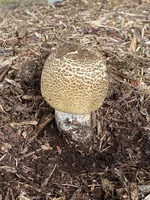
#> input picture species/agaaug/thumb.webp, 150 x 200 px, found by its file name; its folder holds 3 pictures in this run
$ python artifact_detector.py   (older library calls are emulated)
#> lines starting #> are read from the running program, lines starting #| are printed output that depends on the picture
### scripts/image_quality_scorer.py
#!/usr/bin/env python3
"""
Image Quality Scorer for Mushroom CDN Images

This script analyzes images using multiple quality metrics:
1. Blur detection (Laplacian variance)
2. Brightness/contrast analysis
3. Color distribution analysis
4. Overall quality score (normalized 0-100, higher is better)

Usage:
    python3 scripts/image_quality_scorer.py
"""

import cv2
import numpy as np
import json
from pathlib import Path
from typing import Dict, List, Tuple
import sys


class ImageQualityScorer:
    """Analyzes image quality using OpenCV-based metrics."""

    def __init__(self):
        # Thresholds for quality assessment
        self.BLUR_THRESHOLD = 100  # Laplacian variance threshold
        self.MIN_BRIGHTNESS = 40
        self.MAX_BRIGHTNESS = 215
        self.MIN_CONTRAST = 30

    def calculate_blur_score(self, image: np.ndarray) -> Tuple[float, str]:
        """
        Calculate sharpness using Laplacian variance.
        Higher values = sharper image.

        Returns:
            (score, rating) where score is the variance and rating is a string
        """
        gray = cv2.cvtColor(image, cv2.COLOR_BGR2GRAY)
        laplacian_var = cv2.Laplacian(gray, cv2.CV_64F).var()

        if laplacian_var > 500:
            rating = "excellent"
        elif laplacian_var > 200:
            rating = "good"
        elif laplacian_var > self.BLUR_THRESHOLD:
            rating = "fair"
        else:
            rating = "poor"

        return laplacian_var, rating

    def calculate_brightness_contrast(self, image: np.ndarray) -> Dict:
        """
        Analyze brightness and contrast.

        Returns:
            Dict with mean_brightness, contrast, and ratings
        """
        gray = cv2.cvtColor(image, cv2.COLOR_BGR2GRAY)

        mean_brightness = np.mean(gray)
        contrast = np.std(gray)

        # Brightness rating
        if self.MIN_BRIGHTNESS <= mean_brightness <= self.MAX_BRIGHTNESS:
            brightness_rating = "good"
        elif mean_brightness < self.MIN_BRIGHTNESS:
            brightness_rating = "too_dark"
        else:
            brightness_rating = "too_bright"

        # Contrast rating
        if contrast > 50:
            contrast_rating = "excellent"
        elif contrast > self.MIN_CONTRAST:
            contrast_rating = "good"
        else:
            contrast_rating = "poor"

        return {
            "mean_brightness": float(mean_brightness),
            "brightness_rating": brightness_rating,
            "contrast": float(contrast),
            "contrast_rating": contrast_rating
        }

    def calculate_color_distribution(self, image: np.ndarray) -> Dict:
        """
        Analyze color distribution to detect artificial elements.
        Plastic bags, rulers, etc. often have unnatural color distributions.

        Returns:
            Dict with color_variance and rating
        """
        # Calculate color variance in each channel
        b, g, r = cv2.split(image)

        color_variance = np.mean([
            np.var(b),
            np.var(g),
            np.var(r)
        ])

        # Higher variance typically indicates more natural, diverse colors
        if color_variance > 2000:
            rating = "excellent"
        elif color_variance > 1000:
            rating = "good"
        elif color_variance > 500:
            rating = "fair"
        else:
            rating = "poor"

        return {
            "color_variance": float(color_variance),
            "rating": rating
        }

    def detect_white_regions(self, image: np.ndarray) -> Dict:
        """
        Detect large white regions (potential plastic bags, paper, etc.).

        Returns:
            Dict with white_pixel_ratio and rating
        """
        gray = cv2.cvtColor(image, cv2.COLOR_BGR2GRAY)

        # Threshold for white pixels (values > 220)
        _, white_mask = cv2.threshold(gray, 220, 255, cv2.THRESH_BINARY)
        white_pixel_ratio = np.sum(white_mask > 0) / white_mask.size

        if white_pixel_ratio < 0.1:
            rating = "good"
        elif white_pixel_ratio < 0.25:
            rating = "fair"
        else:
            rating = "poor"  # Likely has plastic bag or white background

        return {
            "white_pixel_ratio": float(white_pixel_ratio),
            "rating": rating
        }

    def calculate_overall_score(self, metrics: Dict) -> int:
        """
        Calculate overall quality score (0-100, higher is better).

        Weights:
        - Blur: 35%
        - Brightness/Contrast: 25%
        - Color Distribution: 25%
        - White Region Detection: 15%
        """
        # Blur score (normalize to 0-100)
        blur_score = min(100, (metrics["blur"]["score"] / 1000) * 100)
        blur_weight = 0.35

        # Brightness score
        brightness = metrics["brightness"]["mean_brightness"]
        if self.MIN_BRIGHTNESS <= brightness <= self.MAX_BRIGHTNESS:
            brightness_score = 100
        else:
            # Penalize images too dark or too bright
            if brightness < self.MIN_BRIGHTNESS:
                brightness_score = max(0, (brightness / self.MIN_BRIGHTNESS) * 100)
            else:
                brightness_score = max(0, 100 - ((brightness - self.MAX_BRIGHTNESS) / 40 * 100))

        # Contrast score (normalize to 0-100)
        contrast_score = min(100, (metrics["brightness"]["contrast"] / 70) * 100)

        # Combined brightness/contrast score
        light_score = (brightness_score * 0.5 + contrast_score * 0.5)
        light_weight = 0.25

        # Color distribution score (normalize to 0-100)
        color_score = min(100, (metrics["color"]["color_variance"] / 3000) * 100)
        color_weight = 0.25

        # White region score (inverse - more white = lower score)
        white_score = max(0, 100 - (metrics["white_regions"]["white_pixel_ratio"] * 200))
        white_weight = 0.15

        # Calculate weighted average
        overall = (
            blur_score * blur_weight +
            light_score * light_weight +
            color_score * color_weight +
            white_score * white_weight
        )

        return int(round(overall))

    def analyze_image(self, image_path: Path) -> Dict:
        """
        Perform complete image quality analysis.

        Returns:
            Dict with all metrics and overall score
        """
        try:
            # Read image
            image = cv2.imread(str(image_path))
            if image is None:
                return {"error": "Failed to load image"}

            # Calculate all metrics
            blur_score, blur_rating = self.calculate_blur_score(image)
            brightness_metrics = self.calculate_brightness_contrast(image)
            color_metrics = self.calculate_color_distribution(image)
            white_region_metrics = self.detect_white_regions(image)

            metrics = {
                "blur": {
                    "score": blur_score,
                    "rating": blur_rating
                },
                "brightness": brightness_metrics,
                "color": color_metrics,
                "white_regions": white_region_metrics
            }

            # Calculate overall score
            overall_score = self.calculate_overall_score(metrics)

            return {
                "file_path": str(image_path),
                "metrics": metrics,
                "overall_score": overall_score,
                "dimensions": {
                    "width": image.shape[1],
                    "height": image.shape[0]
                }
            }

        except Exception as e:
            return {
                "file_path": str(image_path),
                "error": str(e)
            }


# [109 lines left out: functions analyze_species_images, main, not called in this run]


# [2 lines that do not run on import are left out]

### scripts/artifact_detector.py
#!/usr/bin/env python3
"""
Artifact Detector

Detects images with plastic bags, rulers, hands, paper, and other non-mushroom artifacts.
Uses multiple detection methods to identify problematic images.

Usage:
    python3 scripts/artifact_detector.py [--replace]
"""

import argparse
import cv2
import numpy as np
from pathlib import Path
from typing import Dict, List
import json

from image_quality_scorer import ImageQualityScorer


class ArtifactDetector:
    """Detects artifacts in mushroom images."""

    def __init__(self):
        self.scorer = ImageQualityScorer()
        self.species_base = Path("species")

    def detect_artifacts(self, image_path: Path) -> Dict:
        """
        Detect various artifacts in an image.

        Returns dict with artifact scores and flags.
        """
        try:
            image = cv2.imread(str(image_path))
            if image is None:
                return {"error": "Failed to load image"}

            gray = cv2.cvtColor(image, cv2.COLOR_BGR2GRAY)

            # 1. White region detection (plastic bags, paper)
            _, white_mask = cv2.threshold(gray, 220, 255, cv2.THRESH_BINARY)
            white_ratio = np.sum(white_mask > 0) / white_mask.size

            # 2. Extremely bright regions (overexposed, flash on plastic)
            _, extreme_white = cv2.threshold(gray, 240, 255, cv2.THRESH_BINARY)
            extreme_white_ratio = np.sum(extreme_white > 0) / extreme_white.size

            # 3. Check for low color saturation (washed out, in bags)
            hsv = cv2.cvtColor(image, cv2.COLOR_BGR2HSV)
            saturation = hsv[:, :, 1]
            low_sat_ratio = np.sum(saturation < 30) / saturation.size

            # 4. Check for rectangular edges (rulers, paper, clipboards)
            edges = cv2.Canny(gray, 50, 150)
            # Use Hough line detection
            lines = cv2.HoughLinesP(edges, 1, np.pi/180, threshold=50, minLineLength=50, maxLineGap=10)
            has_many_lines = lines is not None and len(lines) > 20

            # 5. Check for very uniform regions (solid backgrounds)
            # Calculate local standard deviation
            kernel_size = 15
            mean = cv2.blur(gray.astype(float), (kernel_size, kernel_size))
            sqr_mean = cv2.blur((gray.astype(float))**2, (kernel_size, kernel_size))
            variance = sqr_mean - mean**2
            std_dev = np.sqrt(np.abs(variance))
            uniform_ratio = np.sum(std_dev < 10) / std_dev.size

            # 6. Color distribution (bags often have limited colors)
            color_variance = np.mean([
                np.var(image[:, :, 0]),
                np.var(image[:, :, 1]),
                np.var(image[:, :, 2])
            ])

            # Calculate artifact score (0-100, higher = more artifacts)
            artifact_score = 0
            flags = []

            if white_ratio > 0.25:
                artifact_score += 30
                flags.append(f"HIGH white regions ({white_ratio:.1%})")
            elif white_ratio > 0.15:
                artifact_score += 15
                flags.append(f"MODERATE white regions ({white_ratio:.1%})")

            if extreme_white_ratio > 0.1:
                artifact_score += 20
                flags.append(f"Extreme brightness ({extreme_white_ratio:.1%})")

            if low_sat_ratio > 0.4:
                artifact_score += 20
                flags.append(f"Low saturation ({low_sat_ratio:.1%})")

            if has_many_lines:
                artifact_score += 15
                flags.append(f"Many straight lines (ruler/paper?)")

            if uniform_ratio > 0.5:
                artifact_score += 10
                flags.append(f"Uniform background ({uniform_ratio:.1%})")

            if color_variance < 500:
                artifact_score += 10
                flags.append(f"Limited colors ({color_variance:.0f})")

            return {
                "artifact_score": min(artifact_score, 100),
                "flags": flags,
                "metrics": {
                    "white_ratio": white_ratio,
                    "extreme_white_ratio": extreme_white_ratio,
                    "low_saturation_ratio": low_sat_ratio,
                    "has_many_lines": has_many_lines,
                    "uniform_ratio": uniform_ratio,
                    "color_variance": color_variance
                }
            }

        except Exception as e:
            return {"error": str(e)}

    def scan_all_images(self, min_artifact_score: int = 30) -> List[Dict]:
        """Scan all images and find those with artifacts."""
        print("=" * 70)
        print("ARTIFACT DETECTOR")
        print("=" * 70)
        print()

        problematic = []
        total_scanned = 0

        for species_dir in sorted(self.species_base.iterdir()):
            if not species_dir.is_dir():
                continue

            species_id = species_dir.name

            # Check all images
            for img_name in ["thumb.webp", "image_0.webp", "image_1.webp"]:
                img_path = species_dir / img_name
                if not img_path.exists():
                    continue

                total_scanned += 1

                # Run both quality scorer and artifact detector
                quality_result = self.scorer.analyze_image(img_path)
                artifact_result = self.detect_artifacts(img_path)

                if "error" in artifact_result:
                    continue

                artifact_score = artifact_result["artifact_score"]
                quality_score = quality_result.get("overall_score", 100)

                # Flag if high artifacts OR (moderate artifacts AND low quality)
                is_problematic = (
                    artifact_score >= min_artifact_score or
                    (artifact_score >= 20 and quality_score < 70)
                )

                if is_problematic:
                    # Load metadata for scientific name
                    try:
                        with open(species_dir / "metadata.json") as f:
                            metadata = json.load(f)
                            sci_name = metadata['scientific_name']
                    except:
                        sci_name = "Unknown"

                    problematic.append({
                        "species_id": species_id,
                        "scientific_name": sci_name,
                        "image_type": img_name.replace(".webp", ""),
                        "artifact_score": artifact_score,
                        "quality_score": quality_score,
                        "flags": artifact_result["flags"],
                        "path": str(img_path)
                    })

        print(f"Scanned {total_scanned} images")
        print(f"Found {len(problematic)} images with artifacts (score >= {min_artifact_score})\n")

        return sorted(problematic, key=lambda x: x["artifact_score"], reverse=True)

    def generate_report(self, problematic: List[Dict]):
        """Generate a detailed report of problematic images."""
        if not problematic:
            print("✓ No problematic images found!")
            return

        print("=" * 70)
        print(f"PROBLEMATIC IMAGES ({len(problematic)} found)")
        print("=" * 70)
        print()

        # Group by severity
        severe = [p for p in problematic if p["artifact_score"] >= 50]
        moderate = [p for p in problematic if 30 <= p["artifact_score"] < 50]
        mild = [p for p in problematic if p["artifact_score"] < 30]

        if severe:
            print(f"🔴 SEVERE ({len(severe)} images) - Likely plastic bags/paper:")
            print("-" * 70)
            for p in severe[:10]:
                print(f"\n{p['species_id']}/{p['image_type']}")
                print(f"  Scientific name: {p['scientific_name']}")
                print(f"  Artifact score: {p['artifact_score']}")
                print(f"  Quality score: {p['quality_score']}")
                print(f"  Flags: {', '.join(p['flags'])}")
            if len(severe) > 10:
                print(f"\n  ... and {len(severe) - 10} more severe cases")

        if moderate:
            print(f"\n🟡 MODERATE ({len(moderate)} images) - May have artifacts:")
            print("-" * 70)
            for p in moderate[:5]:
                print(f"  • {p['species_id']}/{p['image_type']} - Score: {p['artifact_score']}, Quality: {p['quality_score']}")
            if len(moderate) > 5:
                print(f"  ... and {len(moderate) - 5} more moderate cases")

        if mild:
            print(f"\n🟢 MILD ({len(mild)} images) - Minor issues:")
            print(f"  {len(mild)} images with minor artifact indicators")

        # Group by species
        by_species = {}
        for p in problematic:
            sid = p['species_id']
            if sid not in by_species:
                by_species[sid] = []
            by_species[sid].append(p)

        multi_image_species = {k: v for k, v in by_species.items() if len(v) >= 2}

        if multi_image_species:
            print(f"\n" + "=" * 70)
            print(f"SPECIES WITH MULTIPLE PROBLEMATIC IMAGES ({len(multi_image_species)})")
            print("=" * 70)
            for species_id, images in sorted(multi_image_species.items(),
                                            key=lambda x: len(x[1]), reverse=True):
                print(f"\n{species_id} ({images[0]['scientific_name']}):")
                for img in images:
                    print(f"  • {img['image_type']}: artifact={img['artifact_score']}, quality={img['quality_score']}")

        # Save detailed report
        report_file = Path("scripts/artifact_report.json")
        with open(report_file, 'w') as f:
            json.dump(problematic, f, indent=2)

        print(f"\n{'=' * 70}")
        print(f"📄 Detailed report saved to: {report_file}")
        print("=" * 70)


def main():
    parser = argparse.ArgumentParser(description="Detect images with artifacts")
    parser.add_argument("--min-score", type=int, default=30,
                       help="Minimum artifact score to flag (default: 30)")
    parser.add_argument("--replace", action="store_true",
                       help="Replace problematic images (not implemented yet)")

    args = parser.parse_args()

    detector = ArtifactDetector()
    problematic = detector.scan_all_images(min_artifact_score=args.min_score)
#> in analyze_image, image is the input picture: shape (200, 150, 3); mean B, G, R 93.3, 108.9, 127.2
#> in calculate_blur_score, `laplacian_var = cv2.Laplacian(gray, cv2.CV_64F).var()`: laplacian_var = 7409.5
#> in analyze_image, `blur_score, blur_rating = self.calculate_blur_score(image)`: blur_rating = 'excellent'
#> in calculate_brightness_contrast, `mean_brightness = np.mean(gray)`: mean_brightness = 112.6
#> in calculate_brightness_contrast, `contrast = np.std(gray)`: contrast = 54.24
#> in analyze_image, `brightness_metrics = self.calculate_brightness_contrast(image)`: brightness_metrics = {'mean_brightness': 112.6, 'brightness_rating': 'good', 'contrast': 54.24, 'contrast_rating': 'excellent'}
#> in calculate_color_distribution, `b, g, r = cv2.split(image)`:
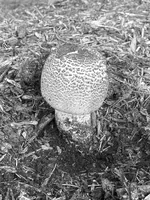
#> r: shape (200, 150); min 0, max 255, mean 127.2
#> in calculate_color_distribution, `color_variance = np.mean([ np.var(b), np.var(g), np.var(r) ])`: color_variance = 2833.4
#> in analyze_image, `color_metrics = self.calculate_color_distribution(image)`: color_metrics = {'color_variance': 2833.4, 'rating': 'excellent'}
#> in detect_white_regions, `_, white_mask = cv2.threshold(gray, 220, 255, cv2.THRESH_BINARY)`:
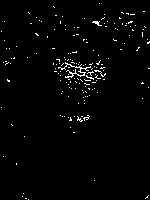
#> white_mask: shape (200, 150); 1.8% white in thin lines or dots
#> in detect_white_regions, `white_pixel_ratio = np.sum(white_mask > 0) / white_mask.size`: white_pixel_ratio = 0.0182
#> in analyze_image, `white_region_metrics = self.detect_white_regions(image)`: white_region_metrics = {'white_pixel_ratio': 0.0182, 'rating': 'good'}
#> in calculate_overall_score, `blur_score = min(100, (metrics["blur"]["score"] / 1000) * 100)`: blur_score = 100
#> in calculate_overall_score, `brightness = metrics["brightness"]["mean_brightness"]`: brightness = 112.6
#> in calculate_overall_score, `contrast_score = min(100, (metrics["brightness"]["contrast"] / 70) * 1..`: contrast_score = 77.49
#> in calculate_overall_score, `light_score = (brightness_score * 0.5 + contrast_score * 0.5)`: light_score = 88.74
#> in calculate_overall_score, `color_score = min(100, (metrics["color"]["color_variance"] / 3000) * 1..`: color_score = 94.45
#> in calculate_overall_score, `white_score = max(0, 100 - (metrics["white_regions"]["white_pixel_rati..`: white_score = 96.37
#> in calculate_overall_score, `overall = ( blur_score * blur_weight + light_score * light_weight + co..`: overall = 95.25
#> in analyze_image, `overall_score = self.calculate_overall_score(metrics)`: overall_score = 95
#> in scan_all_images, `quality_result = self.scorer.analyze_image(img_path)`: quality_result = 4 items
#> in detect_artifacts, `white_ratio = np.sum(white_mask > 0) / white_mask.size`: white_ratio = 0.0182
#> in detect_artifacts, `_, extreme_white = cv2.threshold(gray, 240, 255, cv2.THRESH_BINARY)`: extreme_white: shape (200, 150); 0.37% white in thin lines or dots
#> in detect_artifacts, `extreme_white_ratio = np.sum(extreme_white > 0) / extreme_white.size`: extreme_white_ratio = 0.00367
#> in detect_artifacts, `hsv = cv2.cvtColor(image, cv2.COLOR_BGR2HSV)`: hsv: shape (200, 150, 3); mean H, S, V 13.2, 78, 127.2
#> in detect_artifacts, `saturation = hsv[:, :, 1]`:
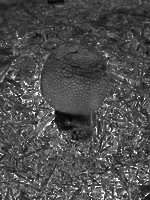
#> saturation: shape (200, 150); min 0, max 255, mean 78
#> in detect_artifacts, `low_sat_ratio = np.sum(saturation < 30) / saturation.size`: low_sat_ratio = 0.0175
#> in detect_artifacts, `edges = cv2.Canny(gray, 50, 150)`:
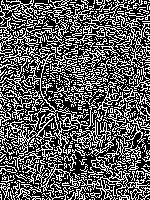
#> edges: shape (200, 150); 37% white in thin lines or dots
#> in detect_artifacts, `lines = cv2.HoughLinesP(edges, 1, np.pi/180, threshold=50, minLineLeng..`: lines = 108 rows, first 6: [2, 149, 149, 2], [1, 168, 148, 21], [3, 15, 148, 160], [0, 49, 146, 195], [9, 1, 142, 134], [6, 0, 149, 143]
#> in detect_artifacts, `has_many_lines = lines is not None and len(lines) > 20`: has_many_lines = True
#> in detect_artifacts, `sqr_mean = cv2.blur((gray.astype(float))**2, (kernel_size, kernel_size))`:
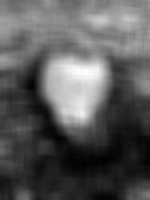
#> sqr_mean: shape (200, 150) float64; min 1554.6, max 41381.3, mean 15598.5; drawn with min black and max white
#> in detect_artifacts, `variance = sqr_mean - mean**2`:
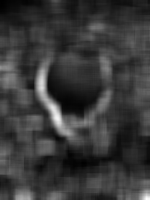
#> variance: shape (200, 150) float64; min 101, max 5286.2, mean 1280.2; drawn with min black and max white
#> in detect_artifacts, `std_dev = np.sqrt(np.abs(variance))`:
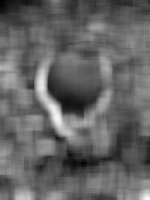
#> std_dev: shape (200, 150) float64; min 10.05, max 72.71, mean 34.8; drawn with min black and max white
#> in detect_artifacts, `uniform_ratio = np.sum(std_dev < 10) / std_dev.size`: uniform_ratio = 0
#> in detect_artifacts, `color_variance = np.mean([ np.var(image[:, :, 0]), np.var(image[:, :, ..`: color_variance = 2833.4
#> in scan_all_images, `artifact_result = self.detect_artifacts(img_path)`: artifact_result = 3 items
#> in scan_all_images, `artifact_score = artifact_result["artifact_score"]`: artifact_score = 15
#> in scan_all_images, `quality_score = quality_result.get("overall_score", 100)`: quality_score = 95
#> in scan_all_images, `is_problematic = ( artifact_score >= min_artifact_score or (artifact_s..`: is_problematic = False
    detector.generate_report(problematic)

    if args.replace:
        print("\n⚠️  Replacement feature coming next!")
        print("   Will integrate with replace_poor_images.py")


if __name__ == "__main__":
    main()
